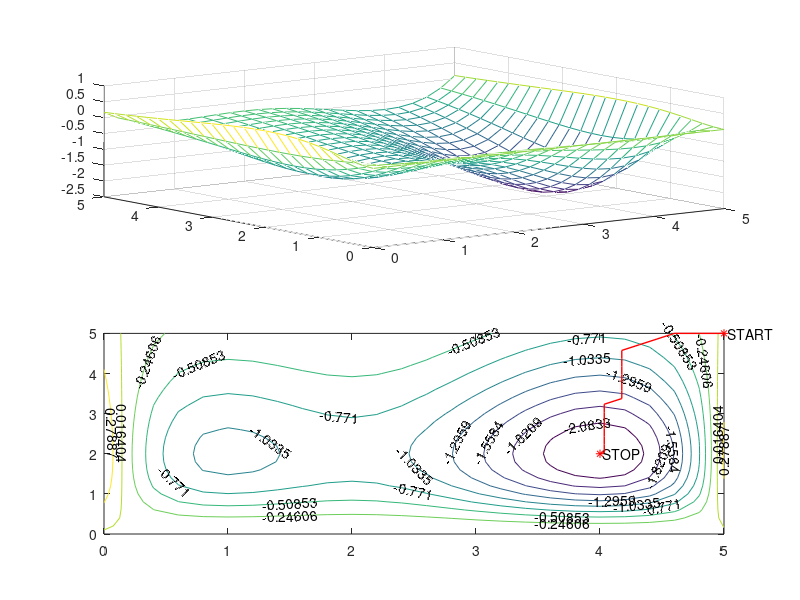

This figure's MATLAB source:
clc
close all
clear all

function [ x1 , x2 , dx1 , dx2 , it ] = sww (f , xpocz , ypocz , krok , eps , x1p , x1k , x2p , x2k )

    x1 = xpocz;
    x2 = ypocz;
    it = 0;
    
    wersor = [[1, 0];
        [0, 1];
        [-1, 0];
        [0, -1];
        [sqrt(2)/2, sqrt(2)/2];
        [-sqrt(2)/2, -sqrt(2)/2];
        [sqrt(2)/2, -sqrt(2)/2];
        [-sqrt(2)/2, sqrt(2)/2]];

    dx1 = [x1];
    dx2 = [x2];
   

    while true
        
        z = f(x1, x2);

        mat = [[x1, x2];
            [x1, x2];
            [x1, x2];
            [x1, x2];
            [x1, x2];
            [x1, x2];
            [x1, x2];
            [x1, x2];] + wersor .* krok;

        F = f(mat(:, 1), mat(:, 2));

        [M, n] = min(F);

        if M < z
            x1 = mat(n, 1);
            x2 = mat(n, 2);
            dx1 = [dx1, x1];
            dx2 = [dx2, x2];
            it = it + 1;

        else if krok > eps
            krok = krok * 0.5;
        else
            break;
        end
        end
    end

end

wybor = 3;

switch wybor
case 1
f = @(x1, x2) x1 .^2 + x2.^2;
x1p = -10;
x1k = 10;
x2p = -10;
x2k = 10;
xpocz = 8;
ypocz = -10;
krok = 1;
case 2
f = @(x1, x2) -cos(x1) .* cos(x2) .* exp(-((x1 - pi ).^2 + (x2 - pi).^2));
x1p = 2;
x1k = 4;
x2p = 2;
x2k = 4;
xpocz = 2;
ypocz = 2;
krok = 0.2;
otherwise
f = @(x1, x2) (1 - 8 .* x1 + 7 .* x1 .^2 - 7/3 .* x1 .^ 3 + 1/4 .* x1 .^ 4) .* (x2 .^2 .* exp(-x2));
x1p = 0;
x1k = 5;
x2p = 0;
x2k = 5;
xpocz = 5;
ypocz = 5;
krok = 0.2;
end


eps = 1e-4;
[ x1 , y2 , dx1 , dx2 , it ] = sww (f , xpocz , ypocz , krok , eps , x1p , x1k , x2p , x2k)


subplot (2 ,1 ,1)
% wykres funkcji 3 d na zadanym przedziale - meshgrid + mesh
[x , y ] = meshgrid (x1p:krok:x1k, x2p:krok:x2k) ;
mesh (x ,y , f (x , y ) ) ;
hold on
% zaznaczone minimum - plot3

subplot (2 ,1 ,2) ;
z = f (x , y ) ;
[c , h ]= contour (x ,y , z ) ;
clabel (c , h ) ;
hold on
% zaznaczenie i podpisanie punktu startowego
plot (xpocz, ypocz, 'r * ') ;
text ( xpocz, ypocz, ' START ') ;
% zaznaczenie i podpisanie punktu koncowego - minimum
plot ( x1, y2, 'r * ') ;
text ( x1, y2, ' STOP ') ;

% narysowanie sciezki - linie pomiedzy kolejnymi punktami
for i =1: length ( dx1 ) -1
    line ([dx1(i), dx1(i + 1)], [dx2(i), dx2(i + 1)] , 'Color', 'red' , 'Linewidth', 1) ;
    %contour (x ,y ,z ,[ f(dx1(i), dx2(i)), f(dx1(i) , dx2(i))]) ;
end


